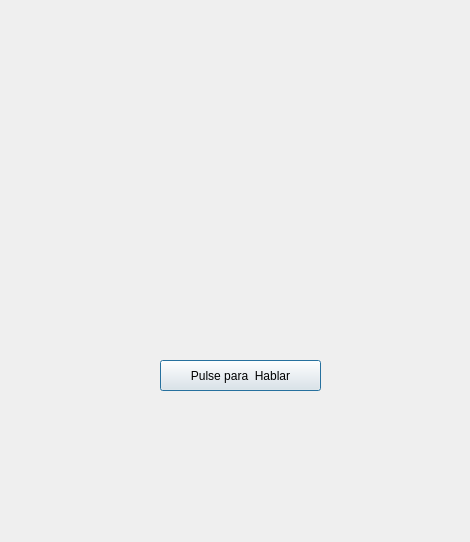
<?xml version="1.0" encoding="UTF-8"?>
<ui version="4.0">
 <class>Form1</class>
 <widget class="QDialog" name="Form1">
  <property name="geometry">
   <rect>
    <x>0</x>
    <y>0</y>
    <width>470</width>
    <height>542</height>
   </rect>
  </property>
  <property name="windowTitle">
   <string>Inicio</string>
  </property>
  <widget class="QPushButton" name="pushButton">
   <property name="geometry">
    <rect>
     <x>160</x>
     <y>360</y>
     <width>161</width>
     <height>31</height>
    </rect>
   </property>
   <property name="text">
    <string>Pulse para  Hablar</string>
   </property>
  </widget>
  <widget class="QLabel" name="label">
   <property name="geometry">
    <rect>
     <x>140</x>
     <y>70</y>
     <width>201</width>
     <height>211</height>
    </rect>
   </property>
   <property name="text">
    <string/>
   </property>
   <property name="pixmap">
    <pixmap>./micro.png</pixmap>
   </property>
   <property name="scaledContents">
    <bool>true</bool>
   </property>
  </widget>
 </widget>
 <resources/>
 <connections>
  <connection>
   <sender>pushButton</sender>
   <signal>clicked()</signal>
   <receiver>Form1</receiver>
   <slot>close()</slot>
   <hints>
    <hint type="sourcelabel">
     <x>240</x>
     <y>375</y>
    </hint>
    <hint type="destinationlabel">
     <x>234</x>
     <y>239</y>
    </hint>
   </hints>
  </connection>
 </connections>
 <slots>
  <signal>signal1()</signal>
 </slots>
</ui>
